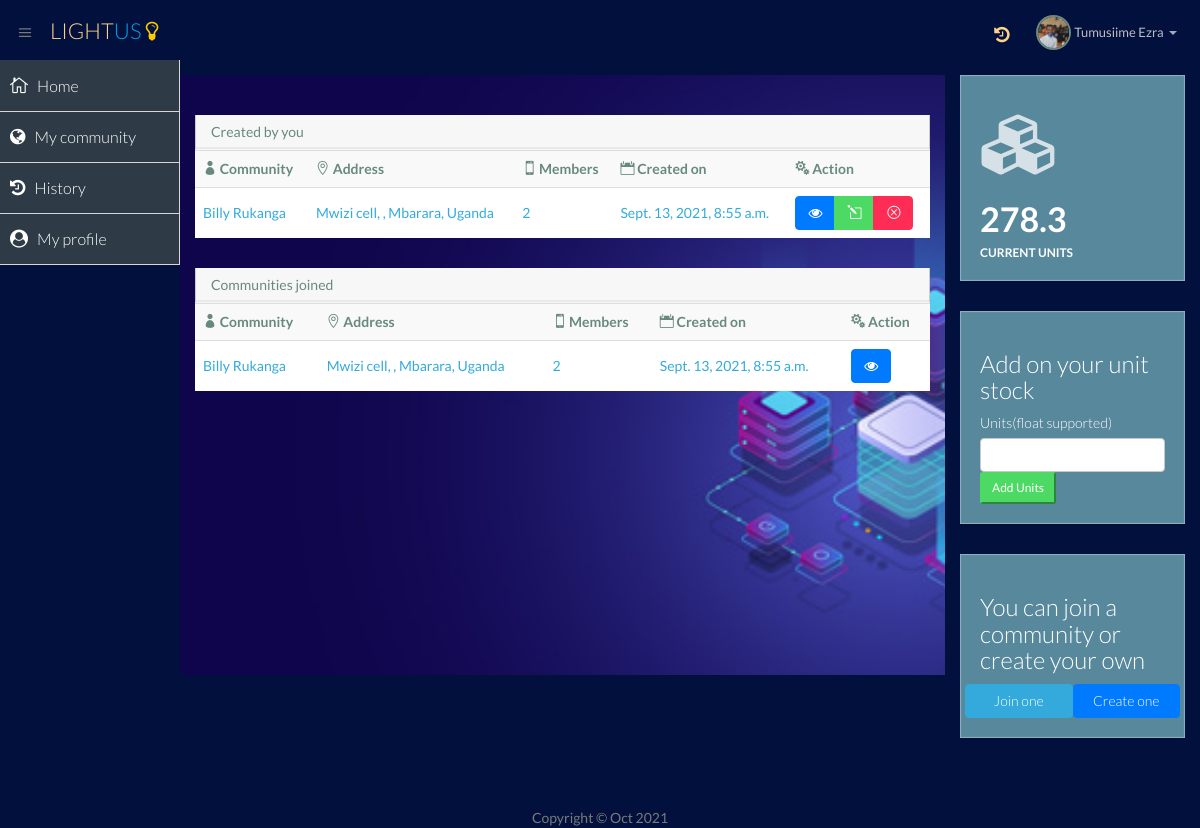
Page /my-community (signed in) on the committed database.
### payments/models.py (models this page shows, shortened)
class Profile(models.Model):
    units = models.FloatField(default=0.0)
    dp = models.ImageField(upload_to="users", blank=True, null=True)
    address = models.CharField(max_length=100, blank=True, null=True, help_text="What is your neighbourhood, please first look at what other people have added")
    account_bank = models.CharField("This should be MPS", blank=True, null=True, max_length=4, default="MPS")
    account_number = models.CharField("Phone number", max_length=14, help_text="Should be phone number not back account number as mobile money is being used", blank=True, null=True)
    user = models.OneToOneField(User, on_delete=models.CASCADE)
    currency = models.CharField(default='UGX', max_length=4)

class Community(models.Model):
    name = models.CharField(max_length=250, help_text="Community's unique, it must be unique.", unique=True)
    district = models.CharField(max_length=250, help_text="The district from which this community is found.")
    country = models.CharField(max_length=250, default="Uganda", help_text="Country in which this community is found")
    sub_county = models.CharField(max_length=250, help_text="Sub county from which the community spans")
    village = models.CharField(max_length=250, help_text="The village the community will span")
    about = models.TextField(help_text="Write something about this community")
    members = models.ManyToManyField(User, help_text="Members of the community", blank=True)
    created_by = models.ForeignKey(User, on_delete=models.CASCADE, related_name="creator")
    created_on = models.DateTimeField(auto_now=True)
    @property
    def total_members(self):
        return self.members.count()

### payments/views.py (the view)
# urls.py: path("my-community", CommunityView.as_view(), name="community_mine"),
class CommunityView(LoginRequiredMixin, TemplateView):
    login_url = 'payment:home'
    template_name = 'pages/my_community.html'
    def get_context_data(self, **kwargs):
        context = super().get_context_data(**kwargs)
        context['created'] = Community.objects.filter(
            created_by=self.request.user)
        context['joined'] = self.request.user.community_set.all()
        return context

### templates/pages/my_community.html
{% extends 'pages/home.html' %}
{% block home %}
       <section class="panel">
              <header class="panel-heading">
                Created by you
              </header>
              <table class="table table-striped bg-none table-advance table-hover">
                <tbody>
                  <tr>
                    <th><i class="icon_profile"></i> Community</th>
                    <th><i class="icon_pin_alt"></i> Address</th>
                    <th><i class="icon_mobile"></i> Members</th>
                    <th><i class="icon_calendar"></i> Created on</th>
                    <th><i class="icon_cogs"></i> Action</th>
                  </tr>
                  {% for community in created %}
                  <tr class="text-info">
                    <td>{{ community.name }}</td>
                    <td>{{ community.village }}, {{ community.subcounty }}, {{ community.district }}, {{ community.country }}</td>
                    <td>{{ community.total_members }}</td>
                    <td>{{ community.created_on }}</td>
                    <td>
                      <div class="btn-group">
                        <a class="btn btn-primary" title="View more" href="{% url 'payment:community_details' community.pk %}"><i class="fa fa-eye"></i></a>
                        <a class="btn btn-success" title="Update community"  href="{% url 'payment:update_community' community.pk %}"><i class="icon_pencil-edit"></i></a>
                        <a class="btn btn-danger" title="Drop community" href="{% url 'payment:delete_community' community.pk %}"><i class="icon_close_alt2"></i></a>
                      </div>
                    </td>
                  </tr>
                  {% empty %}
                      <div class="text-danger">No communities found!</div>
                    {% endfor %}
                </tbody>
              </table>
            </section>
     <section class="panel">
              <header class="panel-heading">
                Communities joined
              </header>
              <table class="table table-striped bg-none table-advance table-hover">
                <tbody>
                  <tr>
                    <th><i class="icon_profile"></i> Community</th>
                    <th><i class="icon_pin_alt"></i> Address</th>
                    <th><i class="icon_mobile"></i> Members</th>
                    <th><i class="icon_calendar"></i> Created on</th>
                    <th><i class="icon_cogs"></i> Action</th>
                  </tr>
                  {% for community in joined %}
                  <tr class="text-info">
                    <td>{{ community.name }}</td>
                    <td>{{ community.village }}, {{ community.subcounty }}, {{ community.district }}, {{ community.country }}</td>
                    <td>{{ community.total_members }}</td>
                    <td>{{ community.created_on }}</td>
                    <td>
                      <div class="btn-group">
                        <a class="btn btn-primary" title="View more" href="{% url 'payment:community_details' community.pk %}"><i class="fa fa-eye"></i></a>
                      </div>
                    </td>
                  </tr>
                       {% empty %}
                      <div class="text-danger">No communities found!</div>
                    {% endfor %}
                </tbody>
              </table>
            </section>
{% endblock %}

### templates/pages/home.html (shortened to what this page needs)
{% extends 'base.html' %}
{% load static %}
{% block content %}
<div class="row">
    <div class="col-md-9" style="color: #fff;" id="default-bg">
    {% block home %}{% endblock %}
    </div>
    <div class="col-md-3 float-end">
        <div class="info-box blue-bg">
              <i class="fa fa-cubes"></i>
              <div class="count" id="count">{{user.profile.units}}</div>
              <div class="title">Current Units</div>
        </div>
        <div class="info-box blue-bg">
            <h3>Add on your unit stock</h3>
            <form action="{% url 'payment:update_units' %}" id="update_units" method="post">
                <label for="units">Units(float supported)</label>
                <input type="number" name="units" step="0.1" class="form-control">
                <input type="submit"  value="Add Units" style="float: end !important;" class="float-right text-light btn-user btn-sm btn-success">
            </form>
        </div>
        <div class="info-box blue-bg">
            <h3>You can join a community or create your own</h3>
            <div class="row">
                <a class="col-md-6 btn btn-info" href="{% url 'payment:all_communities' %}">Join one</a>
                <a href="{% url 'payment:create_community' %}" class="col-md-6 btn btn-primary">Create one</a>
            </div>
        </div>
    </div>
</div>
{% endblock %}

### templates/base.html (shortened to what this page needs)
{% load static %}
<!DOCTYPE html>
<html lang="en">
<head>
  <link href="{% static 'css/bootstrap.min.css' %}" rel="stylesheet">
  <link href="{% static 'css/bootstrap-theme.css' %}" rel="stylesheet">
  <link href="{% static 'css/elegant-icons-style.css' %}" rel="stylesheet" />
  <link href="{% static 'css/font-awesome.min.cs' %}s" rel="stylesheet" />
  <link href="{% static 'assets/fullcalendar/fullcalendar/bootstrap-fullcalendar.css' %}" rel="stylesheet" />
  <link href="{% static 'assets/fullcalendar/fullcalendar/fullcalendar.css' %}" rel="stylesheet" />
  <link href="{% static 'assets/jquery-easy-pie-chart/jquery.easy-pie-chart.css' %}" rel="stylesheet" type="text/css" media="screen" />
  <link rel="stylesheet" href="{% static 'css/owl.carousel.css' %}" type="text/css">
  <link href="{% static 'css/jquery-jvectormap-1.2.2.css' %}" rel="stylesheet">
  <link rel="stylesheet" href="{% static 'css/fullcalendar.css' %}">
  <link href="{% static 'css/widgets.css' %}" rel="stylesheet">
  <link href="{% static 'css/style.css' %}" rel="stylesheet">
  <link href="{% static 'css/style-responsive.css' %}" rel="stylesheet" />
  <link href="{% static 'css/xcharts.min.css' %}" rel=" stylesheet">
  <link href="{% static 'css/jquery-ui-1.10.4.min.css' %}" rel="stylesheet">
</head>
<body style="background-color:#02103d">
  <section id="container" class="">
    <header class="header" style="background-color:#02103d">
      <div class="toggle-nav">
        <div class="icon-reorder tooltips" data-original-title="Toggle Navigation" data-placement="bottom"><i class="icon_menu"></i></div>
      </div>
      <a href="{% url 'payment:home' %}" class="logo">Light<span class="lite">Us <i class="text-warning fa fa-lightbulb-o"></i></span></a>
      <div class="top-nav notification-row">
        <ul class="nav pull-right top-menu">
          <li id="alert_notificatoin_bar" title="History">
            <a href="{% url 'payment:history' %}">
                <i class="fa fa-history"></i>
            </a>
          </li>
          <li class="dropdown">
            <a data-toggle="dropdown" class="dropdown-toggle" href="#">
                            <span class="profile-ava">
                                {% if user.profile.dp %}
                                    <img alt="" style="max-height: 35px; max-width: 50px;" class="avatar" src="{{ user.profile.dp.url }}">
                                {% endif %}
                            </span>
                            <span class="username">{{ user.get_full_name }}</span>
                            <b class="caret"></b>
                        </a>
          </li>
        </ul>
      </div>
    </header>
    <aside style="background-color:#02103d !important;">
      <div id="sidebar" class="nav-collapse" style="background-color:#02103d !important;">
        <ul class="sidebar-menu">
          <li class="active">
            <a class="" href="{% url 'payment:home' %}">
                          <i class="icon_house_alt"></i>
                          <span>Home</span>
                      </a>
          </li>
            <li class="active">
            <a class="" href="{% url 'payment:community_mine' %}">
                          <i class="fa fa-globe"></i>
                          <span>My community</span>
                      </a>
          </li>
            <li class="active">
            <a class="" href="{% url 'payment:history' %}">
                          <i class="fa fa-history"></i>
                          <span>History</span>
                      </a>
          </li>
             <li class="active">
            <a class="" href="{% url 'payment:profile' %}">
                          <i class="fa fa-user-circle"></i>
                          <span>My profile</span>
                      </a>
          </li>
        </ul>
      </div>
    </aside>
    <section id="main-content">
      <section class="wrapper">
{% if user.is_authenticated %}
        {% block content %}
          {% endblock content %}
          {% else%}
          {% include 'login.html' %}
          {% endif %}
      </section>
    </section>
  </section>
  <footer class=" text-center navbar-fixed-bottom">
      <div class="fixed-bottom mx-auto" style="bottom: 0%">
        <div class="credits">
          Copyright &copy; {% now "M Y" %}
        </div>
      </div>
  </footer>
  <div class="position-fixed d-none top-right-0 end-0 p-3" style="z-index: 11">
  <div id="liveToast" class="toast" role="alert" aria-live="assertive" aria-atomic="true">
  </div>
</div>
</body>
</html>

### rows in the picture
Community: name "Billy Rukanga", village "Mwizi cell", district "Mbarara", country "Uganda", total_members "2", created_on "Sept. 13, 2021, 8:55 a.m."

### other values in the picture
{{ user.get_full_name }} "Tumusiime Ezra"
{{ user.profile.units }} "278.3"
